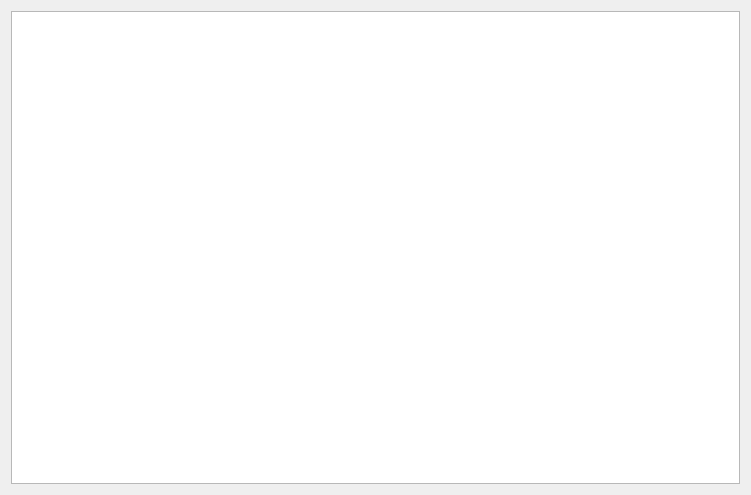
<?xml version="1.0" encoding="UTF-8"?>
<ui version="4.0">
 <class>ClientInformation</class>
 <widget class="QDialog" name="ClientInformation">
  <property name="geometry">
   <rect>
    <x>0</x>
    <y>0</y>
    <width>751</width>
    <height>495</height>
   </rect>
  </property>
  <property name="windowTitle">
   <string>Client Information</string>
  </property>
  <layout class="QGridLayout" name="gridLayout">
   <item row="0" column="0">
    <widget class="QTableWidget" name="table"/>
   </item>
  </layout>
 </widget>
 <resources/>
 <connections/>
</ui>
